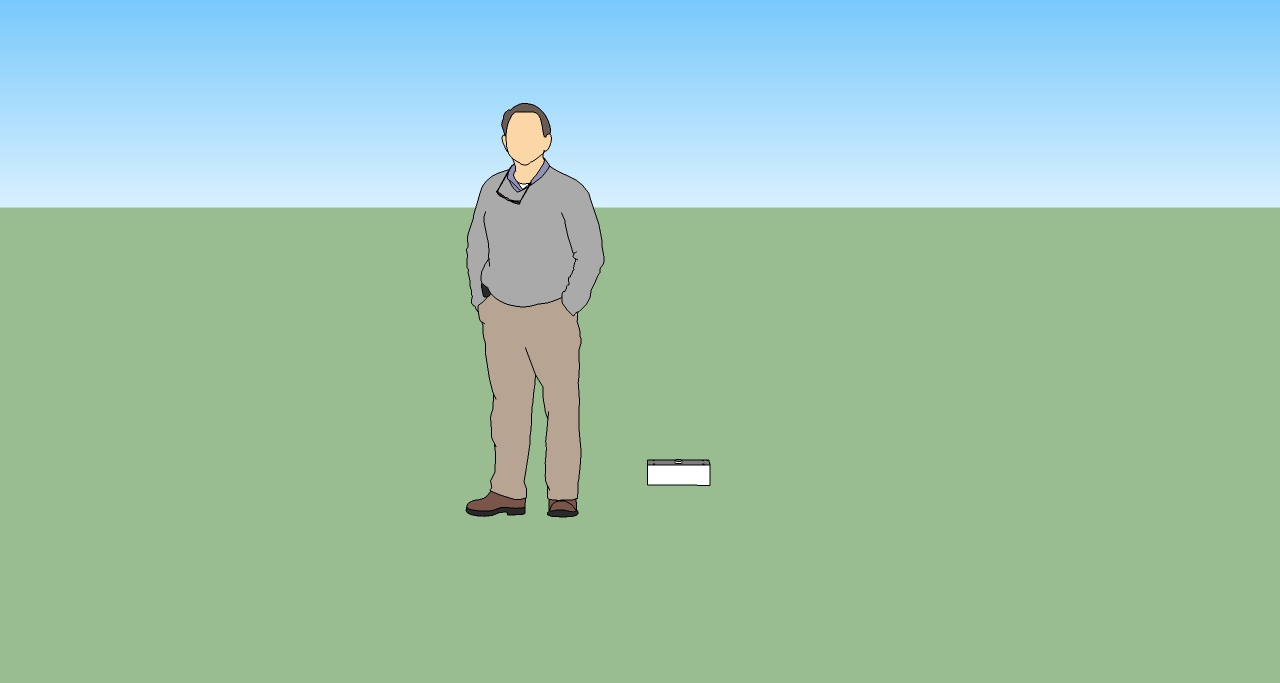
//> input picture Model/RoachBox/renders/model.jpg, 1280 x 683 px, given in place of the camera
$ ./objectDetection   (built with g++ and OpenCV 4)
//> lines starting //> are read from the running program, lines starting //| are printed output that depends on the picture
#include "opencv2/core/core.hpp"
#include "opencv2/objdetect/objdetect.hpp"
#include "opencv2/highgui/highgui.hpp"
#include "opencv2/imgproc/imgproc.hpp"

#include <iostream>
#include <stdio.h>

using namespace std;
using namespace cv;

/** Function Headers */
void detectAndDisplay( Mat frame );

/** Global variables */
String face_cascade_name = "/usr/share/opencv/haarcascades/haarcascade_frontalface_alt.xml";
String eyes_cascade_name = "/usr/share/opencv/haarcascades/haarcascade_eye_tree_eyeglasses.xml";
CascadeClassifier face_cascade;
CascadeClassifier eyes_cascade;
String window_name = "Capture - Face detection";

/** @function main */
int main( void )
{
    VideoCapture capture;
    Mat frame;

    //-- 1. Load the cascades
    if( !face_cascade.load( face_cascade_name ) ){ printf("--(!)Error loading face cascade\n"); return -1; };
    if( !eyes_cascade.load( eyes_cascade_name ) ){ printf("--(!)Error loading eyes cascade\n"); return -1; };

    //-- 2. Read the video stream
    capture.open(0);
    capture.set(CV_CAP_PROP_FRAME_WIDTH, 320);
    capture.set(CV_CAP_PROP_FRAME_HEIGHT, 240);
    if ( ! capture.isOpened() ) { printf("--(!)Error opening video capture\n"); return -1; }

    while ( capture.read(frame) )
    {
//> frame is the input picture: 683 rows x 1280 cols, CV_8UC3; mean B, G, R 177.1, 196.9, 158.1
        if( frame.empty() )
        {
            printf(" --(!) No captured frame -- Break!");
            break;
        }

        //-- 3. Apply the classifier to the frame
        detectAndDisplay( frame );

        int c = waitKey(10);
        if( (char)c == 27 ) { break; } // escape
    }
    return 0;
}

/** @function detectAndDisplay */
void detectAndDisplay( Mat frame )
{

    std::vector<Rect> faces;
    Mat frame_gray;

    cvtColor( frame, frame_gray, COLOR_BGR2GRAY );
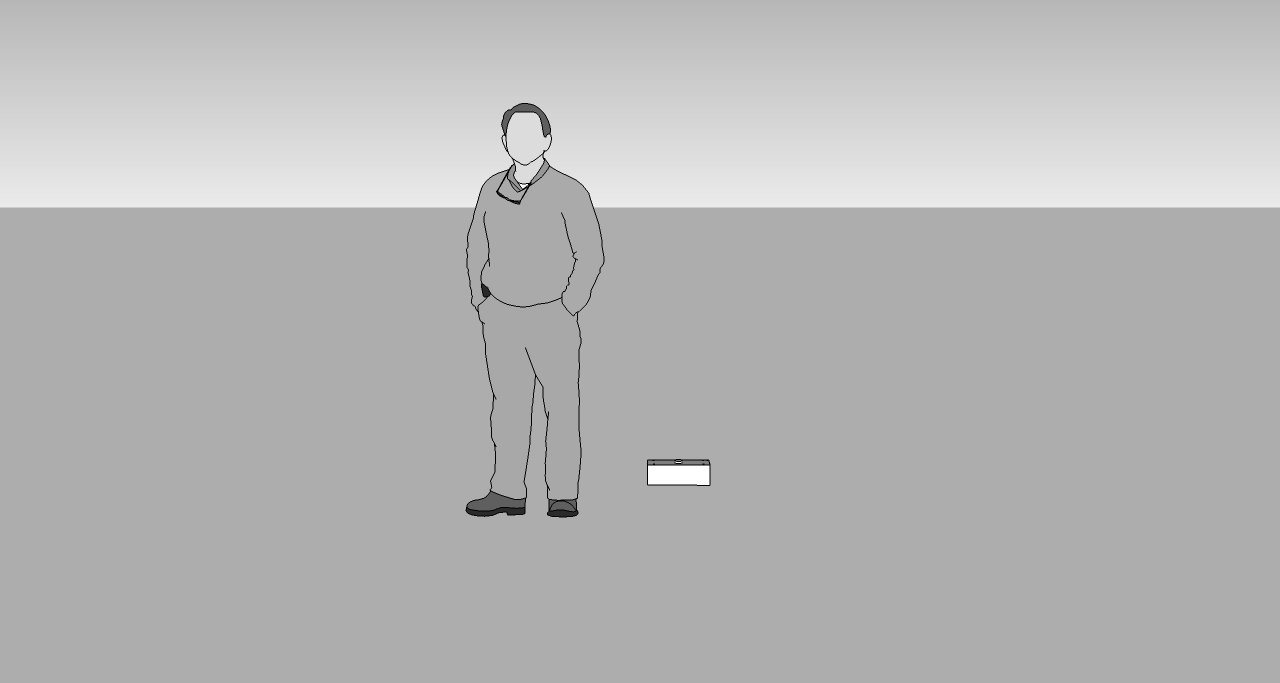
//> frame_gray: 683 rows x 1280 cols, CV_8UC1; min 0, max 255, mean 182.9
    equalizeHist( frame_gray, frame_gray );
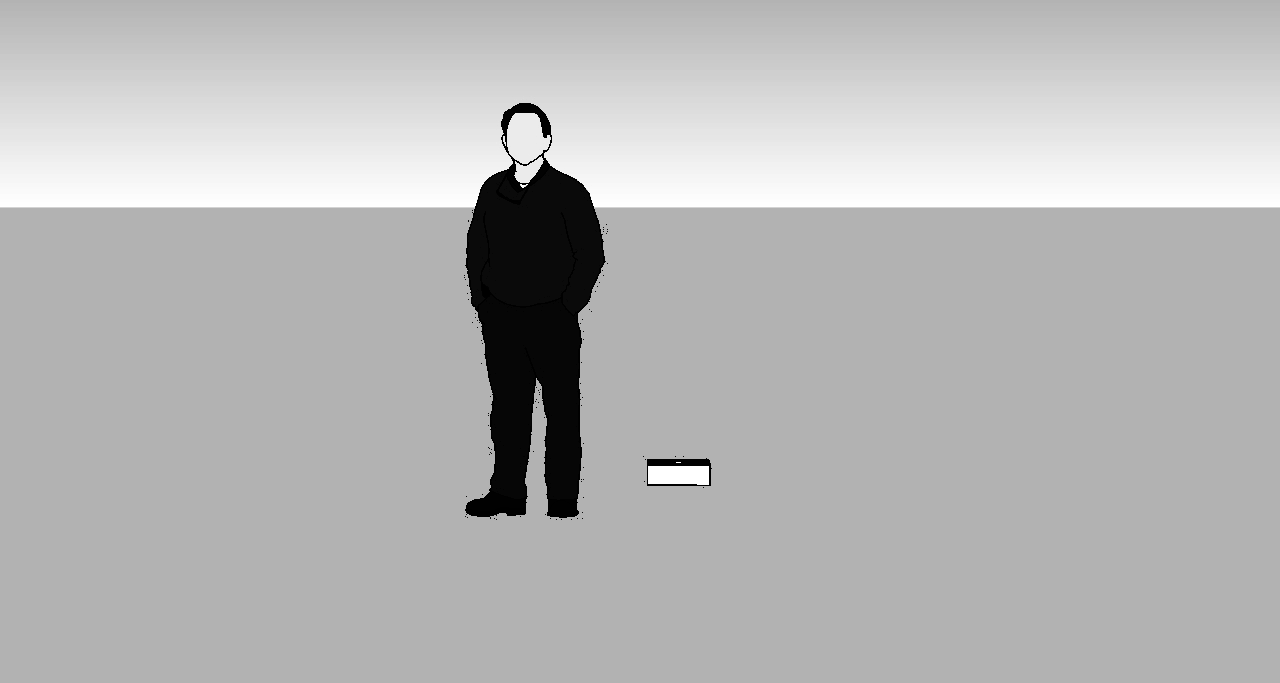
//> frame_gray: 683 rows x 1280 cols, CV_8UC1; min 0, max 255, mean 182.9

    //-- Detect faces
    face_cascade.detectMultiScale( frame_gray, faces, 1.1, 2, 0|CASCADE_SCALE_IMAGE, Size(30, 30) );
//> faces = empty

    for ( size_t i = 0; i < faces.size(); i++ )
    {
        Point center( faces[i].x + faces[i].width/2, faces[i].y + faces[i].height/2 );
        ellipse( frame, center, Size( faces[i].width/2, faces[i].height/2 ), 0, 0, 360, Scalar( 255, 0, 255 ), 4, 8, 0 );

        Mat faceROI = frame_gray( faces[i] );
        std::vector<Rect> eyes;

        //-- In each face, detect eyes
        eyes_cascade.detectMultiScale( faceROI, eyes, 1.1, 2, 0 |CASCADE_SCALE_IMAGE, Size(30, 30) );

        for ( size_t j = 0; j < eyes.size(); j++ )
        {
            Point eye_center( faces[i].x + eyes[j].x + eyes[j].width/2, faces[i].y + eyes[j].y + eyes[j].height/2 );
            int radius = cvRound( (eyes[j].width + eyes[j].height)*0.25 );
            circle( frame, eye_center, radius, Scalar( 255, 0, 0 ), 4, 8, 0 );
        }

    }
//> this loop made 0 passes
//> the Esc key is pressed

    if (faces.size() > 0) system("espeak \"face detected\" -ven+m1  2>/dev/null");

    //-- Show what you got
    imshow( window_name, frame );
}
